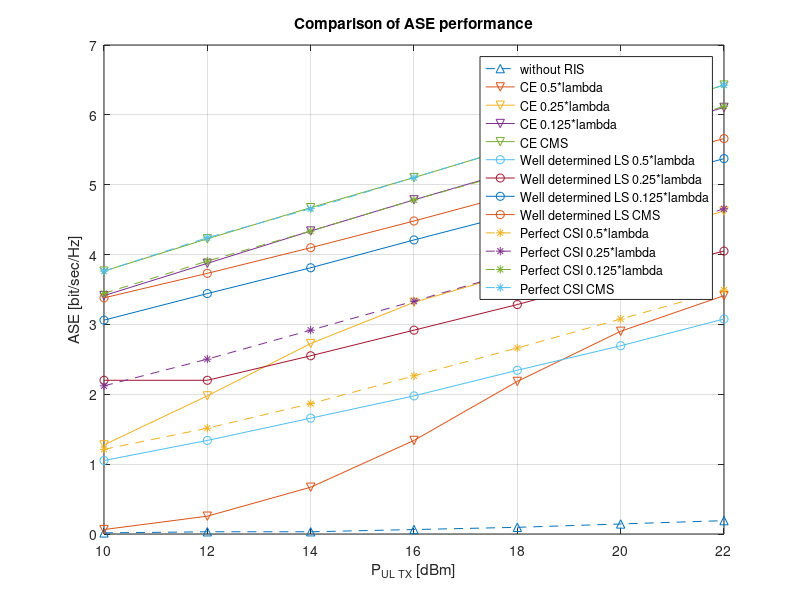

This figure's MATLAB source:
close all;clear all;clc;
P_UL_Tx = 10:2:22;
load ASE_dB_without_RIS_F15.mat;
figure;
plot(P_UL_Tx,NMSE_dB,'--^');
hold on;

load ASE_dB_CE_D_F15.mat;
plot(P_UL_Tx,NMSE_dB,'-v');
hold on;

load ASE_dB_CE_U_F15.mat;
plot(P_UL_Tx,NMSE_dB,'-v');
hold on;

load ASE_dB_CE_LA8_F15.mat;
plot(P_UL_Tx,NMSE_dB,'-v');
hold on;

load ASE_dB_CE_C_F15.mat;
plot(P_UL_Tx,NMSE_dB,'-v');
hold on;

load ASE_dB_welldeter_D_F15.mat;
plot(P_UL_Tx,NMSE_dB,'-o')
hold on;

load ASE_dB_welldeter_U_F15.mat;
plot(P_UL_Tx,NMSE_dB,'-o')
hold on;

load ASE_dB_welldeter_LA8_F15.mat;
plot(P_UL_Tx,NMSE_dB,'-o');
hold on;

load ASE_dB_welldeter_C_F15.mat;
plot(P_UL_Tx,NMSE_dB,'-o');
hold on;

load ASE_dB_Perfect_CSI_D_F15.mat;
plot(P_UL_Tx,NMSE_dB,'--*');
hold on;

load ASE_dB_Perfect_CSI_U_F15.mat;
plot(P_UL_Tx,NMSE_dB,'--*');
hold on;

load ASE_dB_Perfect_CSI_LA8_F15.mat;
plot(P_UL_Tx,NMSE_dB,'--*');
hold on;

load ASE_dB_Perfect_CSI_C_F15.mat;
plot(P_UL_Tx,NMSE_dB,'--*');
grid on;
xlabel('P_U_L_ _T_X [dBm]');
ylabel('ASE [bit/sec/Hz]');
title('Comparison of ASE performance')
legend('without RIS','CE 0.5*lambda','CE 0.25*lambda','CE 0.125*lambda', 'CE CMS',...
    'Well determined LS 0.5*lambda','Well determined LS 0.25*lambda','Well determined LS 0.125*lambda',...
    'Well determined LS CMS','Perfect CSI 0.5*lambda','Perfect CSI 0.25*lambda','Perfect CSI 0.125*lambda',...
    'Perfect CSI CMS');
